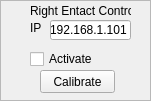
   <widget class="QFrame" name="frameHaptBCtrl">
    <property name="geometry">
     <rect>
      <x>790</x>
      <y>390</y>
      <width>151</width>
      <height>101</height>
     </rect>
    </property>
    <property name="frameShape">
     <enum>QFrame::StyledPanel</enum>
    </property>
    <property name="frameShadow">
     <enum>QFrame::Raised</enum>
    </property>
    <widget class="QLabel" name="label_15">
     <property name="geometry">
      <rect>
       <x>30</x>
       <y>0</y>
       <width>101</width>
       <height>21</height>
      </rect>
     </property>
     <property name="text">
      <string>Right Entact Controls</string>
     </property>
    </widget>
    <widget class="QLineEdit" name="lineEditEntactBIP">
     <property name="geometry">
      <rect>
       <x>50</x>
       <y>20</y>
       <width>81</width>
       <height>20</height>
      </rect>
     </property>
     <property name="text">
      <string>192.168.1.101</string>
     </property>
    </widget>
    <widget class="QLabel" name="label_19">
     <property name="geometry">
      <rect>
       <x>30</x>
       <y>20</y>
       <width>16</width>
       <height>16</height>
      </rect>
     </property>
     <property name="text">
      <string>IP</string>
     </property>
    </widget>
    <widget class="QCheckBox" name="checkBoxActiveEntactB">
     <property name="geometry">
      <rect>
       <x>30</x>
       <y>50</y>
       <width>71</width>
       <height>18</height>
      </rect>
     </property>
     <property name="text">
      <string>Activate</string>
     </property>
    </widget>
    <widget class="QPushButton" name="pushButtonEntactBCalibrate">
     <property name="geometry">
      <rect>
       <x>40</x>
       <y>70</y>
       <width>75</width>
       <height>23</height>
      </rect>
     </property>
     <property name="text">
      <string>Calibrate</string>
     </property>
    </widget>
   </widget>
